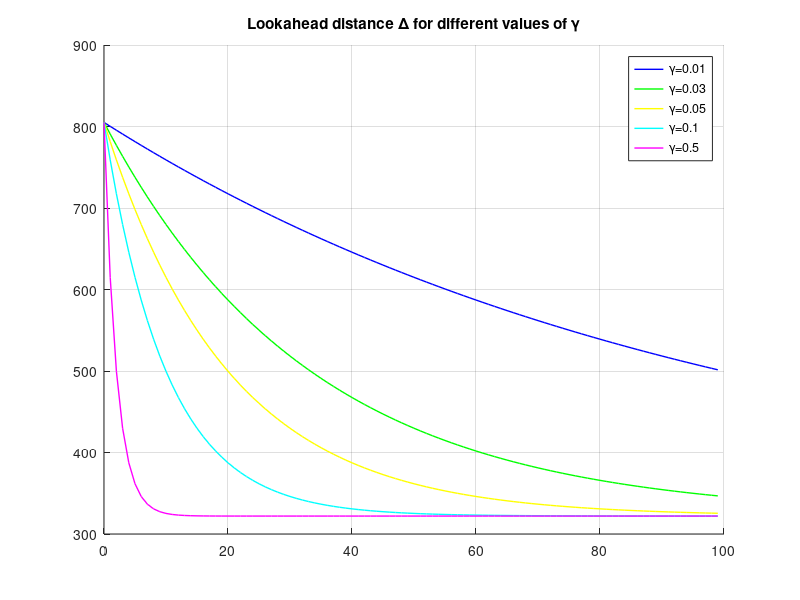

MATLAB code for this plot: (Note: this script raises an error after producing the figure.)
clf;

L_oa = 161;
delta_max = 5 * L_oa;
delta_min = 2 * L_oa;
gamma1 = 0.01;
gamma2 = 0.03;
gamma3 = 0.05;
gamma4 = 0.1;
gamma5 = 0.5;

delta1 = zeros(1,100);
delta2 = zeros(1,100);
delta3 = zeros(1,100);
delta4 = zeros(1,100);
delta5 = zeros(1,100);

e_y = 0:99;

for i = e_y

    delta1(i+1) = (delta_max - delta_min) * exp(-gamma1 * abs(i)) + delta_min;
    delta2(i+1) = (delta_max - delta_min) * exp(-gamma2 * abs(i)) + delta_min;
    delta3(i+1) = (delta_max - delta_min) * exp(-gamma3 * abs(i)) + delta_min;
    delta4(i+1) = (delta_max - delta_min) * exp(-gamma4 * abs(i)) + delta_min;
    delta5(i+1) = (delta_max - delta_min) * exp(-gamma5 * abs(i)) + delta_min;
end

figure(1);
hold on;
grid on;
h1 = plot(e_y, delta1, 'LineWidth', 1, 'Color', 'b');
h2 = plot(e_y, delta2, 'LineWidth', 1, 'Color', 'g');
h3 = plot(e_y, delta3, 'LineWidth', 1, 'Color', 'y');
h4 = plot(e_y, delta4, 'LineWidth', 1, 'Color', 'c');
h5 = plot(e_y, delta5, 'LineWidth', 1, 'Color', 'm');
title('Lookahead distance \Delta for different values of \gamma')
lgd = legend([h1 h2 h3 h4 h5], {'\gamma=0.01','\gamma=0.03','\gamma=0.05','\gamma=0.1', '\gamma=0.5'});
lgd.AutoUpdate = 'off';
xlabel('y_e^p'); ylabel('\Delta')
yline(delta_min, '--r', 'Min \Delta', 'LineWidth', 1.5);
yline(delta_max, '--r', 'Max \Delta', 'LineWidth', 1.5);
ylim([delta_min-50, delta_max+50]);
